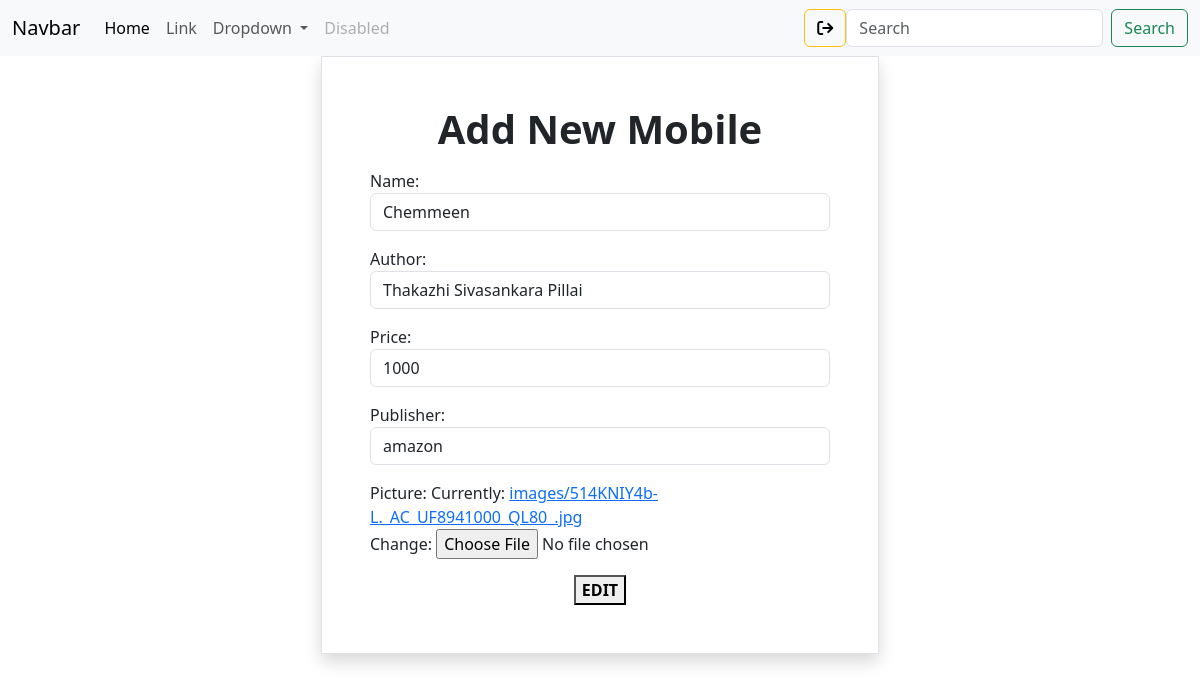
The app's page /book/4/change (signed in) with its own data.
### book/models.py (models this page shows, shortened)
class Books(models.Model):
    name=models.CharField(max_length=200,unique=True)
    author=models.CharField( max_length=200)
    price=models.PositiveIntegerField()
    publisher=models.CharField(max_length=200)
    picture=models.ImageField(upload_to="images",null=True)

### book/views.py (the view, shortened to what this page needs)
# urls.py: path("book/<int:pk>/change",views.BookUpdateView.as_view(),name="books-change"),
@method_decorator(signin_required,name="dispatch")
class BookUpdateView(View):
    def get(self,request,*args,**kwargs):
        id=kwargs.get("pk")
        obj=Books.objects.get(id=id)
        form=BookForm(instance=obj)
        return render(request,"book_edit.html",{"form":form})

### book/forms.py
class BookForm(forms.ModelForm):
    class Meta:
        model=Books
        fields="__all__"
        widgets={
            "name":forms.TextInput(attrs={"class":"form-control"}),
            "price":forms.NumberInput(attrs={"class":"form-control"}),
            "author":forms.TextInput(attrs={"class":"form-control"}),
            "publisher":forms.TextInput(attrs={"class":"form-control"}),
        }

### book/views.py (called while the page is built)
def signin_required(fn):
    def wrapper(request,*args,**kwargs):
        if not request.user.is_authenticated:
            messages.error(request,"invalid session")
            return redirect("signin")
        else:
            return fn(request,*args,**kwargs)
    return wrapper

### book/templates/book_edit.html (shortened to what this page needs)
{%extends 'base.html'%}
{%block body_block%}
<div class="container d-flex justify-content-center ">
    <form action="" method="post" enctype="multipart/form-data" class="w-50 border shadow p-5">
        <h1 class="text-center mb-3 fw-bolder">Add New Mobile</h1>
        {{form.as_p}}
        <div class="text-center">
        <button type="submit">
            <b>EDIT</b>
        </button>
        </div>
    </form>
    </div>
{%endblock%}

### records on screen
Books: name "Chemmeen", author "Thakazhi Sivasankara Pillai", price "1000", publisher "amazon"
